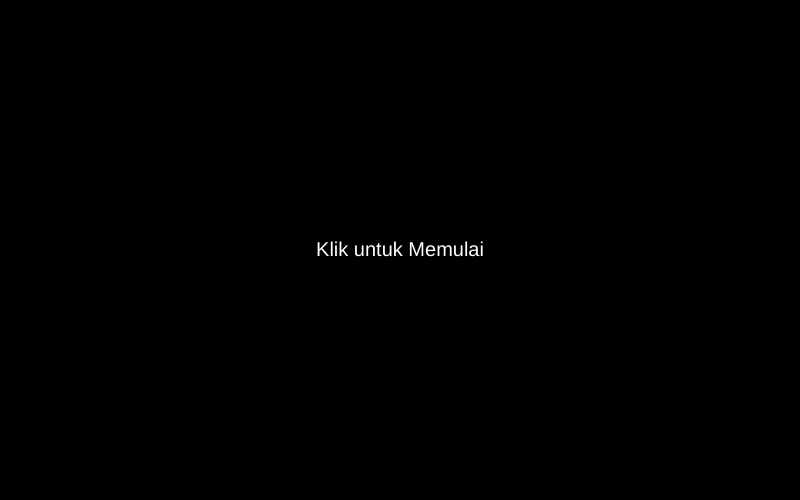
Frame 1 (no input)
Frame 60 (no input): identical to frame 1, image omitted
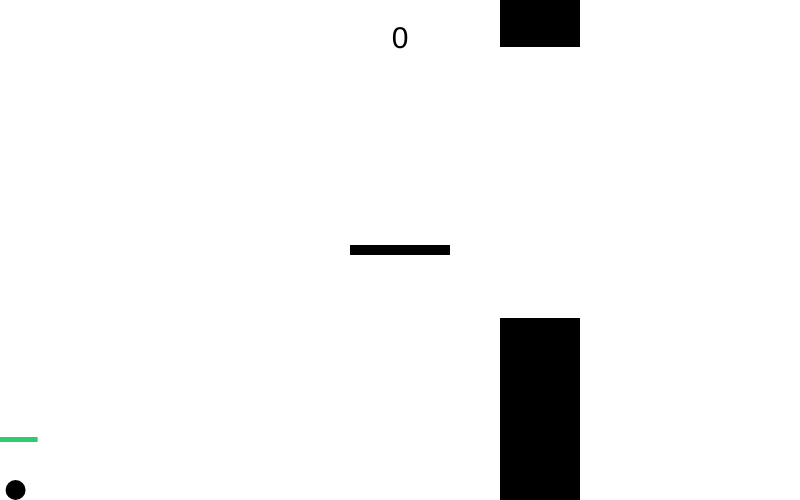
Frame 120 (the mouse pressed at the canvas centre since frame 60)

The p5.js sketch that drew these frames (run headless with seeded random() and noise() and a simulated clock; from frame 60 on, the mouse is pressed at the canvas centre):

// p5.js sketch
// ── sketch.js
// Variabel Global
let gameScreen = 0;
let ballX, ballY;
let ballSize = 20;
let ballColor;
let gravity = 1;
let ballSpeedVert = 0;
let airfriction = 0.0001;
let friction = 0.1;
let racketColor;
let racketWidth = 100;
let racketHeight = 10;
let racketBounceRate = 20;
let ballSpeedHorizon = 10;
let wallSpeed = 5;
let wallInterval = 1000;
let lastAddTime = 0;
let minGapHeight = 200;
let maxGapHeight = 300;
let wallWidth = 80;
let wallColors;
let maxHealth = 100;
let health = 100;
let score = 0;
let healthDecrease = 1; // Kurangi HP jika kena dinding
let healthBarWidth = 60;

// Dalam JS, ArrayList diganti dengan Array biasa []
let walls = []; 

function setup() {
  createCanvas(800, 500);
  
  // Inisialisasi warna di dalam setup
  ballColor = color(0);
  racketColor = color(0);
  wallColors = color(0);

  ballX = width / 4;
  ballY = height / 5;
}

function draw() {
  if (gameScreen == 0) {
    initScreen();
  } else if (gameScreen == 1) {
    gameScreenFunc(); // Saya ganti nama karena bentrok dengan variabel gameScreen
  } else if (gameScreen == 2) {
    gameOverScreen();
  }
}

// --- Screen Contents ---

function initScreen() {
  background(0);
  textAlign(CENTER, CENTER);
  fill(255);
  textSize(20);
  text("Klik untuk Memulai", width / 2, height / 2);
}

function gameScreenFunc() {
  background(255);
  drawBall();
  applyGravity();
  keepInScreen();
  drawRacket();
  watchRacketBounce();
  applyHorizontalSpeed();
  wallAdder();
  wallHandler();
  drawHealthBar();
  printScore(); // Menampilkan skor saat bermain
}

function gameOverScreen() {
  background(0);
  textAlign(CENTER, CENTER);
  fill(255);
  textSize(30);
  text("GAME OVER", width / 2, height / 2 - 20);
  textSize(15);
  text("(Klik untuk Ulang)", width / 2, height / 2 + 20);
  printScore(); // Tampilkan skor akhir
}

function mousePressed() {
  if (gameScreen == 0) {
    startGame();
  }
  if (gameScreen == 2) {
    restart();
  }
}

function startGame() {
  gameScreen = 1;
  ballX = width / 4;
  ballY = height / 5;
  ballSpeedVert = 0;
  ballSpeedHorizon = 10; // Reset kecepatan horizontal juga
}

function drawBall() {
  fill(ballColor);
  noStroke();
  ellipse(ballX, ballY, ballSize, ballSize);
}

function applyGravity() {
  ballSpeedVert += gravity;
  ballY += ballSpeedVert;
  ballSpeedVert -= (ballSpeedVert * airfriction);
}

function makeBounceBottom(surface) {
  ballY = surface - (ballSize / 2);
  ballSpeedVert *= -1;
  ballSpeedVert -= (ballSpeedVert * friction);
}

function makeBounceTop(surface) {
  ballY = surface + (ballSize / 2);
  ballSpeedVert *= -1;
  ballSpeedVert -= (ballSpeedVert * friction);
}

function makeBounceLeft(surface){
  ballX = surface + (ballSize/2);
  ballSpeedHorizon *= -1;
  ballSpeedHorizon -= (ballSpeedHorizon * friction);
}

function makeBounceRight(surface){
  ballX = surface - (ballSize/2);
  ballSpeedHorizon *= -1;
  ballSpeedHorizon -= (ballSpeedHorizon * friction);
}

function keepInScreen() {
  if (ballY + (ballSize / 2) > height) {
    makeBounceBottom(height);
  }
  if (ballY - (ballSize / 2) < 0) {
    makeBounceTop(0);
  }
  if (ballX - (ballSize / 2) < 0) {
    makeBounceLeft(0);
  }
  if (ballX + (ballSize / 2) > width) {
    makeBounceRight(width);
  }
}

function drawRacket() {
  fill(racketColor);
  rectMode(CENTER);
  rect(mouseX, mouseY, racketWidth, racketHeight);
}

function watchRacketBounce() {
  let overhead = mouseY - pmouseY;
  if ((ballX + (ballSize / 2) > mouseX - (racketWidth / 2)) && 
      (ballX - (ballSize / 2) < mouseX + (racketWidth / 2))) {
    
    if (dist(ballX, ballY, ballX, mouseY) <= (ballSize / 2) + abs(overhead)) {
      makeBounceBottom(mouseY);
      ballSpeedHorizon = (ballX - mouseX) / 5;
      
      if (overhead < 0) {
        ballY += overhead;
        ballSpeedVert += overhead;
      }
    }
  }
}

function applyHorizontalSpeed() {
  ballX += ballSpeedHorizon;
  ballSpeedHorizon -= (ballSpeedHorizon * airfriction);
}

function wallAdder() {
  if (millis() - lastAddTime > wallInterval) {
    let randHeight = round(random(minGapHeight, maxGapHeight));
    let randY = round(random(0, height - randHeight));
    
    // Dalam JS, kita simpan sebagai array biasa
    // Format: [x, y, width, height, scored]
    let randWall = [width, randY, wallWidth, randHeight, 0]; 
    walls.push(randWall);
    lastAddTime = millis();
  }
}

function wallHandler() {
  // Loop terbalik disarankan saat menghapus elemen array
  for (let i = walls.length - 1; i >= 0; i--) {
    wallMover(i);
    wallDrawer(i);
    WatchWallCollision(i);
    wallRemover(i); // Cek hapus terakhir
  }
}

function wallDrawer(index) {
  let wall = walls[index];
  let gapWallX = wall[0];
  let gapWallY = wall[1];
  let gapWallWidth = wall[2];
  let gapWallHeight = wall[3];
  
  rectMode(CORNER);
  fill(wallColors);
  rect(gapWallX, 0, gapWallWidth, gapWallY);
  rect(gapWallX, gapWallY + gapWallHeight, gapWallWidth, height - (gapWallY + gapWallHeight));
}

function wallMover(index) {
  let wall = walls[index];
  wall[0] -= wallSpeed;
}

function wallRemover(index) {
  let wall = walls[index];
  if (wall[0] + wall[2] <= 0) {
    walls.splice(index, 1); // splice menggantikan .remove()
  }
}

function WatchWallCollision(index) {
  let wall = walls[index];
  let gapWallX = wall[0];
  let gapWallY = wall[1];
  let gapWallWidth = wall[2];
  let gapWallHeight = wall[3];
  let wallScored = wall[4];
  
  let wallTopX = gapWallX;
  let wallTopY = 0;
  let wallTopWidth = gapWallWidth;
  let wallTopHeight = gapWallY;
  
  let wallBottomX = gapWallX;
  let wallBottomY = gapWallY + gapWallHeight;
  let wallBottomWidth = gapWallWidth;
  let wallBottomHeight = height - (gapWallY + gapWallHeight);

  // Logika Tabrakan (Collision)
  let collision = false;

  // Cek Tabrakan Atas
  if (
    (ballX + ballSize / 2 > wallTopX) &&
    (ballX - ballSize / 2 < wallTopX + wallTopWidth) &&
    (ballY + ballSize / 2 > wallTopY) &&
    (ballY - ballSize / 2 < wallTopY + wallTopHeight)
  ) {
    collision = true;
  }

  // Cek Tabrakan Bawah
  if (
    (ballX + ballSize / 2 > wallBottomX) &&
    (ballX - ballSize / 2 < wallBottomX + wallBottomWidth) &&
    (ballY + ballSize / 2 > wallBottomY) &&
    (ballY - ballSize / 2 < wallBottomY + wallBottomHeight)
  ) {
    collision = true;
  }

  // Jika tabrakan terjadi
  if (collision) {
     health -= healthDecrease;
     if (health <= 0) {
       gameScreen = 2; // Game Over
     }
  }

  // Scoring Logic
  if (ballX > gapWallX + (gapWallWidth / 2) && wallScored == 0) {
    wall[4] = 1; // Tandai sudah dilewati
    scoreGame();
  }
}

function drawHealthBar() {
  noStroke();
  rectMode(CORNER);
  
  // Background bar (abu-abu)
  fill(236, 240, 241);
  rect(ballX - (healthBarWidth / 2), ballY - 30, healthBarWidth, 5);
  
  // Menentukan warna HP
  if (health > 60) {
    fill(46, 204, 113);
  } else if (health > 30) {
    fill(230, 126, 34);
  } else {
    fill(231, 76, 60);
  }
  
  // Menggambar bar HP yang tersisa
  let currentHealthWidth = map(health, 0, maxHealth, 0, healthBarWidth);
  // Pastikan lebar tidak negatif
  if(currentHealthWidth < 0) currentHealthWidth = 0;
  
  rect(ballX - (healthBarWidth / 2), ballY - 30, currentHealthWidth, 5);
}

function scoreGame() {
  score++;
}

function printScore() {
  textAlign(CENTER);
  fill(0);
  textSize(30);
  text(score, width / 2, 40);
}

function restart() {
  score = 0;
  health = maxHealth;
  ballX = width / 4;
  ballY = height / 5;
  lastAddTime = 0;
  walls = []; // Mengosongkan array
  gameScreen = 0;
  ballSpeedVert = 0;
  ballSpeedHorizon = 10;
}
